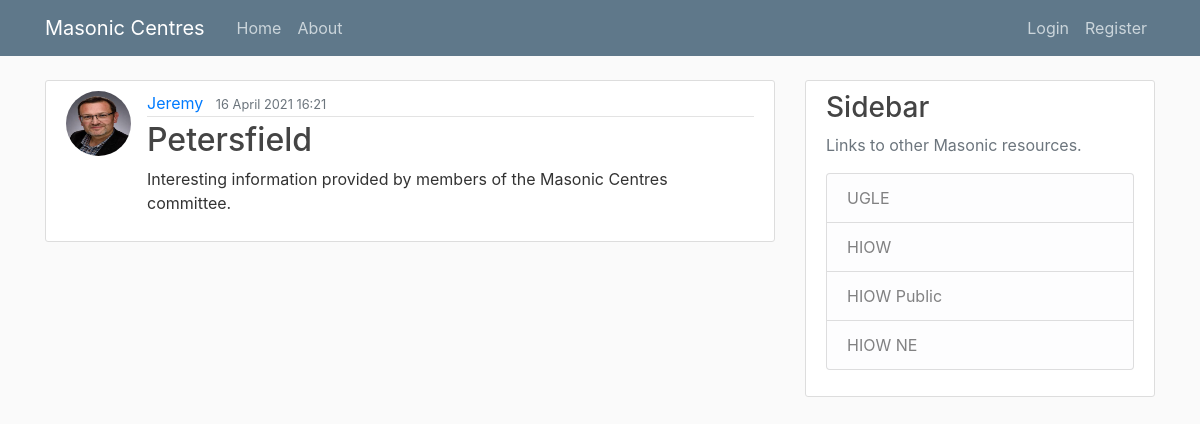
Before: /post/1/ with the older database file.
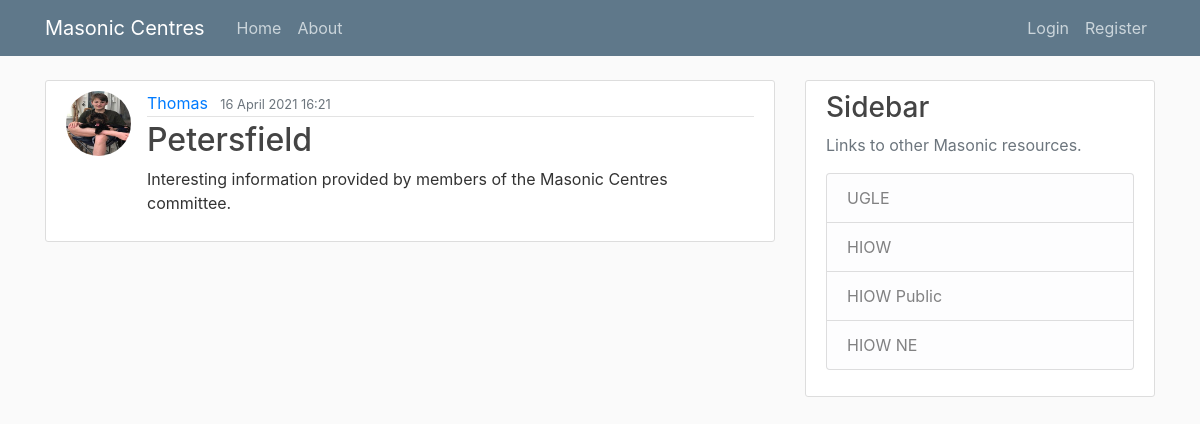
After: the same page with the newer database file.
### blog/models.py (models this page shows, shortened)
class Post(models.Model):
    title = models.CharField(max_length=100)
    content = models.TextField()
    date_posted = models.DateTimeField(default=timezone.now)
    update_posted = models.DateTimeField(auto_now=True)
    author = models.ForeignKey(User, on_delete=models.CASCADE)

### users/models.py (models this page shows, shortened)
class Profile(models.Model):
    user = models.OneToOneField(User, on_delete=models.CASCADE)
    image = models.ImageField(default='default.jpg', upload_to='profile_pics')

### blog/views.py (the view)
# urls.py: path('post/<int:pk>/', PostDetailView.as_view(), name='post-detail'),
class PostDetailView(DetailView):
    model = Post

### blog/templates/blog/post_detail.html (shortened to what this page needs)
{% extends "blog/base.html" %}
{% block content %}
    <article class="media content-section">
        <img class="rounded-circle article-img" src="{{ object.author.profile.image.url }}" alt="Profile picture">
        <div class="media-body">
            <div class="article-metadata">
                <a class="mr-2" href="{% url 'user-posts' object.author.username %}">{{ object.author }}</a>
                <small class="text-muted">{{ object.date_posted|date:"d F Y H:i" }}</small>
            </div>
            <h2 class="article-title">{{ object.title }}</h2>
            <p class="article-content">{{ object.content }}</p>
        </div>
    </article>
{% endblock content %}

Changed rows visible on the page:
changed Post "Petersfield": author.profile.image: a different picture; author "Jeremy" → "Thomas"
